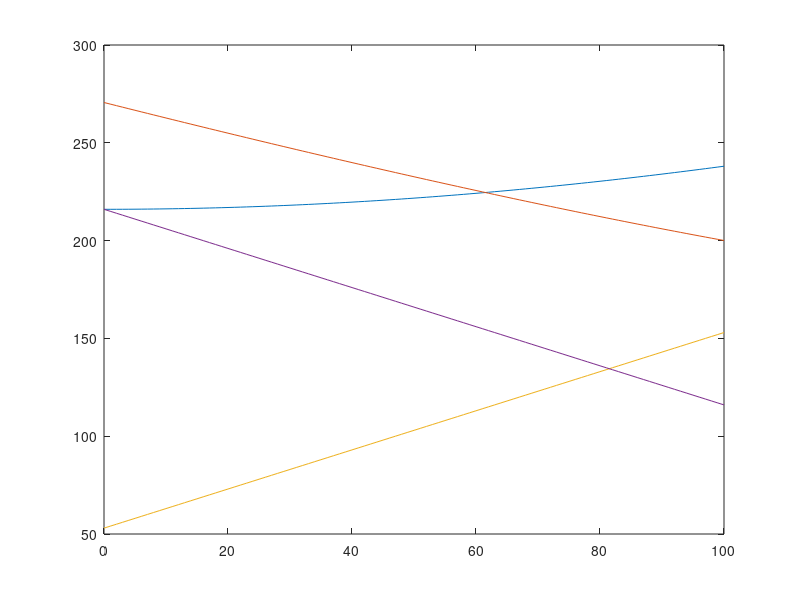

Recreate this plot in MATLAB.
%position of exit point of wire
wirepos1 = [60,7];
wirepos2 = [293,60];
wirepos3 = [7,240];
wirepos4 = [293,240];
%arry that the wire position will go into
wirepath1 = zeros(1,101);
wirepath2 = zeros(1,101);
wirepath3 = zeros(1,101);
wirepath4 = zeros(1,101);
%the string is tied to a piece that moves in the center. Each string moves
%to a point in a sqaure like so....
%(0,0)-----(0,17)
%|             |
%|             |
%(0,-17)---(17,-17)
fixedChange1 = [0,-17];
fixedChange2 = [17,-17];
fixedChange3 = [0,0];
fixedChange4 = [17,0];




for i = 1:101
    %moves from 60-160
    xPosition = (i+59);
    currentPosition = [xPosition,240];
    distanceMatrix1 = [currentPosition+fixedChange1;wirepos1];
    distanceMatrix2 = [currentPosition+fixedChange2;wirepos2];
    distanceMatrix3 = [currentPosition+fixedChange3;wirepos3];
    distanceMatrix4 = [currentPosition+fixedChange4;wirepos4];
    %find distances
    d1 = pdist(distanceMatrix1,'euclidean');
    d2 = pdist(distanceMatrix2,'euclidean');
    d3 = pdist(distanceMatrix3,'euclidean');
    d4 = pdist(distanceMatrix4,'euclidean');
    %save the distances in the arrays
    wirepath1(1,i)=d1;
    wirepath2(1,i)=d2;
    wirepath3(1,i)=d3;
    wirepath4(1,i)=d4;
end

x = 0:100;

figure;
plot(x,wirepath1,x,wirepath2,x,wirepath3,x,wirepath4);